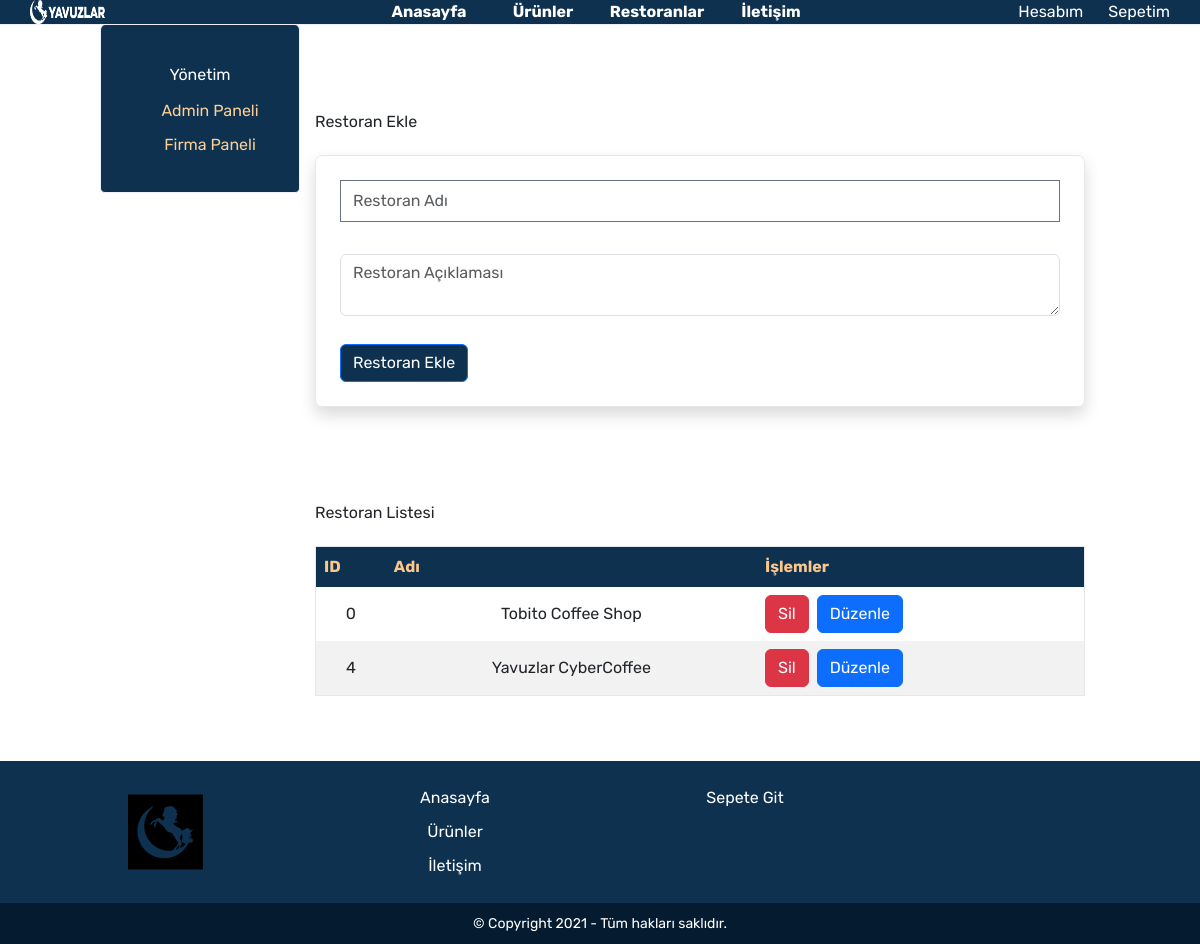
/firma_paneli.php (signed in), run on the app's committed database.
### tables this page shows
CREATE TABLE `restaurants` (
  `id` int(11) NOT NULL,
  `company_id` int(11) NOT NULL,
  `name` varchar(1000) NOT NULL,
  `description` varchar(1000) NOT NULL,
  `image_path` varchar(1000) NOT NULL,
  `created_at` varchar(1000) NOT NULL
);

### src/sql_scripts.php (called while the page is built, shortened)
<?php
function getrestaurantslist()
{
    $conn = dbConnect();
    $sql = "SELECT * FROM restaurants";
    $result = $conn->query($sql);
    return $result;
}

### src/firma_paneli.php (the view, shortened to what this page needs)
<?php
include_once 'sql_scripts.php';
?>
<!DOCTYPE html>
<html lang="tr">
<head>
    <link rel="stylesheet" href="css/global.css">
    <link rel="stylesheet" href="css/main.css">
    <link href="https://cdn.jsdelivr.net/npm/bootstrap@5.3.3/dist/css/bootstrap.min.css" rel="stylesheet">
    <link href="https://cdn.jsdelivr.net/npm/flowbite@2.5.1/dist/flowbite.min.css" rel="stylesheet" />
</head>
<body>
    <div id="main">
        <?php include 'navbar.php'; ?>
        <div class="container">
            <?php include 'admin_sidebar.php'; ?>
            <div class="content" style="padding: 15px;">
                <br><br><br>
                <h1>Restoran Ekle</h1>
                <br>
                <div>
                    <form action="islemler.php" method="POST">
                        <div>
                            <div class="card-body o-hidden border-1 shadow mb-4" style="border-radius: 7px;">
                                <div class="form-group m-4 mb-2">
                                    <input type="text" class="form-control" id="restaurant_name" name="restaurant_name" placeholder="Restoran Adı" >
                                </div>
                                <br>
                                <div class="form-group m-4 mt-0">
                                    <textarea class="form-control" id="description" name="description"placeholder="Restoran Açıklaması"></textarea>
                                </div>
                                <button class="btn btn-primary m-4 mt-1" style="background-color: #0E3150;" type="submit" name="add_restaurant">Restoran Ekle</button>
                            </div>
                        </div>
                    </form>
                </div>
                <br><br><br>
                <h1>Restoran Listesi</h1>
                <br>
                <div class="table-responsive">
                    <table id="search-table">
                        <thead>
                            <tr>
                                <th>
                                    <span class="flex items-center">
                                        ID
                                    </span>
                                </th>
                                <th>
                                    <span class="flex items-center">
                                        Adı
                                    </span>
                                </th>
                                <th>
                                    <span class="flex items-center">
                                        İşlemler
                                    </span>
                                </th>
                            </tr>
                        </thead>
                        <tbody>
<?php
foreach (getrestaurantslist() as $row)
{
    echo '<tr>';
    echo '<td>' . $row['id'] . '</td>';
    echo '<td>' . $row['name'] . '</td>';
    echo '<td>';
    echo '<div class="d-flex">';
    echo '<a href="islemler.php?delete_restaurant=' . $row['id'] . '" class="btn btn-danger mr-2">Sil</a>';
    echo '<a href="restoran_paneli.php?edit_restaurant=' . $row['id'] . '" class="btn btn-primary">Düzenle</a>';
    echo '</div>';
    echo '</td>';
    echo '</tr>';
}
?>
                        </tbody>
                    </table>
                </div>
            </div>
        </div>
        <?php include 'footer.php'; ?>
    </div>
</body>
</html>

### src/css/global.css (style rules this page uses)
* { padding: 0; margin: 0; font-family: 'Rubik', sans-serif; }
a { text-decoration: none; }
#main { min-height: 100vh; display: flex; flex-direction: column; }

### src/css/main.css (style rules this page uses)
.container { display: flex; flex-direction: row; width: 100%; margin: 0 auto 0 auto; }
.container .content { width: 80%; height: fit-content; }

### src/firma_paneli.php (style rules this page uses)
table { width: 100%; border-collapse: collapse; }
table, th, td { border: 1px solid black; }
th { background-color: #0E3150; color: #FCC78A; padding: 8px; }
td { padding: 8px; text-align: center; }
tr:nth-child(even) { background-color: #f2f2f2; }

### data on the page
restaurants: id "0", name "Tobito Coffee Shop"
restaurants: id "4", name "Yavuzlar CyberCoffee"
